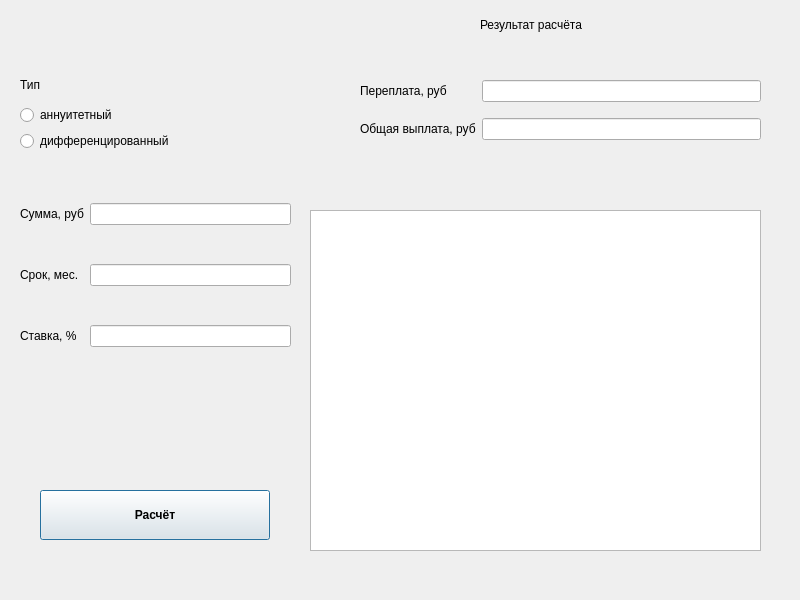
<?xml version="1.0" encoding="UTF-8"?>
<ui version="4.0">
 <class>CreditCalc</class>
 <widget class="QDialog" name="CreditCalc">
  <property name="geometry">
   <rect>
    <x>0</x>
    <y>0</y>
    <width>800</width>
    <height>600</height>
   </rect>
  </property>
  <property name="windowTitle">
   <string>Credit Calc</string>
  </property>
  <widget class="QPushButton" name="calculate">
   <property name="geometry">
    <rect>
     <x>40</x>
     <y>490</y>
     <width>230</width>
     <height>50</height>
    </rect>
   </property>
   <property name="font">
    <font>
     <weight>75</weight>
     <bold>true</bold>
    </font>
   </property>
   <property name="text">
    <string>Расчёт</string>
   </property>
  </widget>
  <widget class="QLabel" name="label_calculation_result">
   <property name="geometry">
    <rect>
     <x>480</x>
     <y>10</y>
     <width>200</width>
     <height>30</height>
    </rect>
   </property>
   <property name="text">
    <string>Результат расчёта</string>
   </property>
  </widget>
  <widget class="QListWidget" name="list_values">
   <property name="geometry">
    <rect>
     <x>310</x>
     <y>210</y>
     <width>451</width>
     <height>341</height>
    </rect>
   </property>
  </widget>
  <widget class="QWidget" name="horizontalLayoutWidget">
   <property name="geometry">
    <rect>
     <x>20</x>
     <y>170</y>
     <width>271</width>
     <height>211</height>
    </rect>
   </property>
   <layout class="QGridLayout" name="gridLayout">
    <item row="1" column="1">
     <widget class="QLineEdit" name="lineEdit_term">
      <property name="enabled">
       <bool>true</bool>
      </property>
     </widget>
    </item>
    <item row="0" column="0">
     <widget class="QLabel" name="label_total_amount">
      <property name="text">
       <string>Сумма, руб</string>
      </property>
     </widget>
    </item>
    <item row="1" column="0">
     <widget class="QLabel" name="label_term">
      <property name="text">
       <string>Срок, мес.</string>
      </property>
     </widget>
    </item>
    <item row="0" column="1">
     <widget class="QLineEdit" name="lineEdit_amount"/>
    </item>
    <item row="2" column="1">
     <widget class="QLineEdit" name="lineEdit_rate"/>
    </item>
    <item row="2" column="0">
     <widget class="QLabel" name="label_interest_rate">
      <property name="text">
       <string>Ставка, %</string>
      </property>
     </widget>
    </item>
   </layout>
  </widget>
  <widget class="QWidget" name="verticalLayoutWidget">
   <property name="geometry">
    <rect>
     <x>20</x>
     <y>70</y>
     <width>271</width>
     <height>81</height>
    </rect>
   </property>
   <layout class="QVBoxLayout" name="verticalLayout">
    <item>
     <widget class="QLabel" name="type">
      <property name="text">
       <string>Тип</string>
      </property>
     </widget>
    </item>
    <item>
     <widget class="QRadioButton" name="radioButton_annuity">
      <property name="text">
       <string>аннуитетный</string>
      </property>
     </widget>
    </item>
    <item>
     <widget class="QRadioButton" name="radioButton_differentiated">
      <property name="text">
       <string>дифференцированный</string>
      </property>
     </widget>
    </item>
   </layout>
  </widget>
  <widget class="QWidget" name="horizontalLayoutWidget_2">
   <property name="geometry">
    <rect>
     <x>360</x>
     <y>70</y>
     <width>401</width>
     <height>81</height>
    </rect>
   </property>
   <layout class="QGridLayout" name="gridLayout_2">
    <item row="1" column="1">
     <widget class="QLineEdit" name="lineEdit_total_payment">
      <property name="enabled">
       <bool>true</bool>
      </property>
     </widget>
    </item>
    <item row="0" column="1">
     <widget class="QLineEdit" name="lineEdit_overpayment"/>
    </item>
    <item row="0" column="0">
     <widget class="QLabel" name="label_overpayment">
      <property name="text">
       <string>Переплата, руб</string>
      </property>
     </widget>
    </item>
    <item row="1" column="0">
     <widget class="QLabel" name="label_total_payment">
      <property name="text">
       <string>Общая выплата, руб</string>
      </property>
     </widget>
    </item>
   </layout>
  </widget>
 </widget>
 <resources/>
 <connections/>
</ui>
